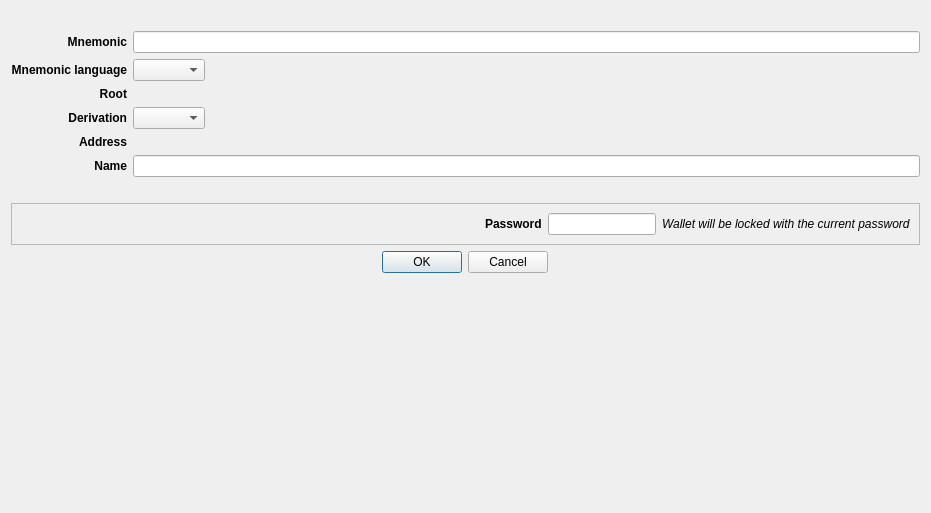
<?xml version="1.0" encoding="UTF-8"?>
<ui version="4.0">
 <class>AccountDerivationCreateDialog</class>
 <widget class="QDialog" name="AccountDerivationCreateDialog">
  <property name="geometry">
   <rect>
    <x>0</x>
    <y>0</y>
    <width>931</width>
    <height>513</height>
   </rect>
  </property>
  <property name="windowTitle">
   <string>Create derived account</string>
  </property>
  <layout class="QVBoxLayout" name="verticalLayout">
   <item alignment="Qt::AlignHCenter">
    <widget class="QLabel" name="imagelabel">
     <property name="sizePolicy">
      <sizepolicy hsizetype="Preferred" vsizetype="Preferred">
       <horstretch>0</horstretch>
       <verstretch>0</verstretch>
      </sizepolicy>
     </property>
     <property name="minimumSize">
      <size>
       <width>0</width>
       <height>0</height>
      </size>
     </property>
     <property name="maximumSize">
      <size>
       <width>200</width>
       <height>200</height>
      </size>
     </property>
     <property name="sizeIncrement">
      <size>
       <width>0</width>
       <height>0</height>
      </size>
     </property>
     <property name="baseSize">
      <size>
       <width>0</width>
       <height>0</height>
      </size>
     </property>
     <property name="text">
      <string/>
     </property>
     <property name="pixmap">
      <pixmap resource="../../icons/tikka.slots.pyqt.resources.icons.index.qrc">:/images/safe_background</pixmap>
     </property>
     <property name="scaledContents">
      <bool>true</bool>
     </property>
     <property name="alignment">
      <set>Qt::AlignCenter</set>
     </property>
    </widget>
   </item>
   <item>
    <layout class="QGridLayout" name="gridLayout">
     <item row="1" column="0">
      <widget class="QLabel" name="mnemonicLanguageLabel">
       <property name="font">
        <font>
         <weight>75</weight>
         <italic>false</italic>
         <bold>true</bold>
        </font>
       </property>
       <property name="text">
        <string>Mnemonic language</string>
       </property>
       <property name="alignment">
        <set>Qt::AlignRight|Qt::AlignTrailing|Qt::AlignVCenter</set>
       </property>
      </widget>
     </item>
     <item row="0" column="1">
      <widget class="QLineEdit" name="mnemonicLineEdit">
       <property name="readOnly">
        <bool>false</bool>
       </property>
      </widget>
     </item>
     <item row="1" column="1">
      <widget class="QComboBox" name="mnemonicLanguageComboBox">
       <property name="sizePolicy">
        <sizepolicy hsizetype="Fixed" vsizetype="Preferred">
         <horstretch>0</horstretch>
         <verstretch>0</verstretch>
        </sizepolicy>
       </property>
      </widget>
     </item>
     <item row="0" column="0">
      <widget class="QLabel" name="mnemonicLabel">
       <property name="font">
        <font>
         <weight>75</weight>
         <bold>true</bold>
        </font>
       </property>
       <property name="text">
        <string>Mnemonic</string>
       </property>
       <property name="alignment">
        <set>Qt::AlignRight|Qt::AlignTrailing|Qt::AlignVCenter</set>
       </property>
      </widget>
     </item>
     <item row="2" column="0">
      <widget class="QLabel" name="rootAddressLabel">
       <property name="font">
        <font>
         <weight>75</weight>
         <bold>true</bold>
        </font>
       </property>
       <property name="text">
        <string>Root</string>
       </property>
       <property name="alignment">
        <set>Qt::AlignRight|Qt::AlignTrailing|Qt::AlignVCenter</set>
       </property>
      </widget>
     </item>
     <item row="3" column="0">
      <widget class="QLabel" name="derivationLabel">
       <property name="font">
        <font>
         <weight>75</weight>
         <bold>true</bold>
        </font>
       </property>
       <property name="text">
        <string>Derivation</string>
       </property>
       <property name="alignment">
        <set>Qt::AlignRight|Qt::AlignTrailing|Qt::AlignVCenter</set>
       </property>
      </widget>
     </item>
     <item row="3" column="1">
      <widget class="QComboBox" name="derivationComboBox">
       <property name="sizePolicy">
        <sizepolicy hsizetype="Fixed" vsizetype="Fixed">
         <horstretch>0</horstretch>
         <verstretch>0</verstretch>
        </sizepolicy>
       </property>
      </widget>
     </item>
     <item row="4" column="0">
      <widget class="QLabel" name="addressLabel">
       <property name="font">
        <font>
         <weight>75</weight>
         <bold>true</bold>
        </font>
       </property>
       <property name="text">
        <string>Address</string>
       </property>
       <property name="alignment">
        <set>Qt::AlignRight|Qt::AlignTrailing|Qt::AlignVCenter</set>
       </property>
      </widget>
     </item>
     <item row="5" column="0">
      <widget class="QLabel" name="nameLabel">
       <property name="font">
        <font>
         <weight>75</weight>
         <bold>true</bold>
        </font>
       </property>
       <property name="text">
        <string>Name</string>
       </property>
       <property name="alignment">
        <set>Qt::AlignRight|Qt::AlignTrailing|Qt::AlignVCenter</set>
       </property>
      </widget>
     </item>
     <item row="5" column="1">
      <widget class="QLineEdit" name="nameLineEdit"/>
     </item>
     <item row="4" column="1">
      <widget class="QLabel" name="addressValueLabel">
       <property name="text">
        <string/>
       </property>
      </widget>
     </item>
     <item row="2" column="1">
      <widget class="QLabel" name="rootAddressValueLabel">
       <property name="text">
        <string/>
       </property>
      </widget>
     </item>
    </layout>
   </item>
   <item>
    <widget class="QLabel" name="errorLabel">
     <property name="styleSheet">
      <string notr="true">color: red</string>
     </property>
     <property name="text">
      <string/>
     </property>
     <property name="alignment">
      <set>Qt::AlignCenter</set>
     </property>
    </widget>
   </item>
   <item>
    <widget class="QFrame" name="storedPasswordFrame">
     <property name="frameShape">
      <enum>QFrame::StyledPanel</enum>
     </property>
     <property name="frameShadow">
      <enum>QFrame::Raised</enum>
     </property>
     <layout class="QHBoxLayout" name="horizontalLayout">
      <item>
       <spacer name="horizontalSpacer">
        <property name="orientation">
         <enum>Qt::Horizontal</enum>
        </property>
        <property name="sizeHint" stdset="0">
         <size>
          <width>40</width>
          <height>20</height>
         </size>
        </property>
       </spacer>
      </item>
      <item alignment="Qt::AlignRight">
       <widget class="QLabel" name="storedPasswordLabel">
        <property name="font">
         <font>
          <weight>75</weight>
          <bold>true</bold>
         </font>
        </property>
        <property name="text">
         <string>Password</string>
        </property>
       </widget>
      </item>
      <item alignment="Qt::AlignHCenter">
       <widget class="QLineEdit" name="storedpasswordLineEdit">
        <property name="sizePolicy">
         <sizepolicy hsizetype="Fixed" vsizetype="Fixed">
          <horstretch>0</horstretch>
          <verstretch>0</verstretch>
         </sizepolicy>
        </property>
        <property name="maxLength">
         <number>20</number>
        </property>
        <property name="alignment">
         <set>Qt::AlignCenter</set>
        </property>
        <property name="readOnly">
         <bool>true</bool>
        </property>
       </widget>
      </item>
      <item alignment="Qt::AlignLeft">
       <widget class="QLabel" name="storedPasswordHintLabel">
        <property name="font">
         <font>
          <italic>true</italic>
         </font>
        </property>
        <property name="text">
         <string>Wallet will be locked with the current password</string>
        </property>
       </widget>
      </item>
     </layout>
    </widget>
   </item>
   <item alignment="Qt::AlignHCenter">
    <widget class="QDialogButtonBox" name="buttonBox">
     <property name="orientation">
      <enum>Qt::Horizontal</enum>
     </property>
     <property name="standardButtons">
      <set>QDialogButtonBox::Cancel|QDialogButtonBox::Ok</set>
     </property>
    </widget>
   </item>
   <item>
    <spacer name="verticalSpacer">
     <property name="orientation">
      <enum>Qt::Vertical</enum>
     </property>
     <property name="sizeHint" stdset="0">
      <size>
       <width>20</width>
       <height>40</height>
      </size>
     </property>
    </spacer>
   </item>
  </layout>
 </widget>
 <resources>
  <include location="../../icons/tikka.slots.pyqt.resources.icons.index.qrc"/>
 </resources>
 <connections>
  <connection>
   <sender>buttonBox</sender>
   <signal>accepted()</signal>
   <receiver>AccountDerivationCreateDialog</receiver>
   <slot>accept()</slot>
   <hints>
    <hint type="sourcelabel">
     <x>248</x>
     <y>254</y>
    </hint>
    <hint type="destinationlabel">
     <x>157</x>
     <y>274</y>
    </hint>
   </hints>
  </connection>
  <connection>
   <sender>buttonBox</sender>
   <signal>rejected()</signal>
   <receiver>AccountDerivationCreateDialog</receiver>
   <slot>reject()</slot>
   <hints>
    <hint type="sourcelabel">
     <x>316</x>
     <y>260</y>
    </hint>
    <hint type="destinationlabel">
     <x>286</x>
     <y>274</y>
    </hint>
   </hints>
  </connection>
 </connections>
</ui>
